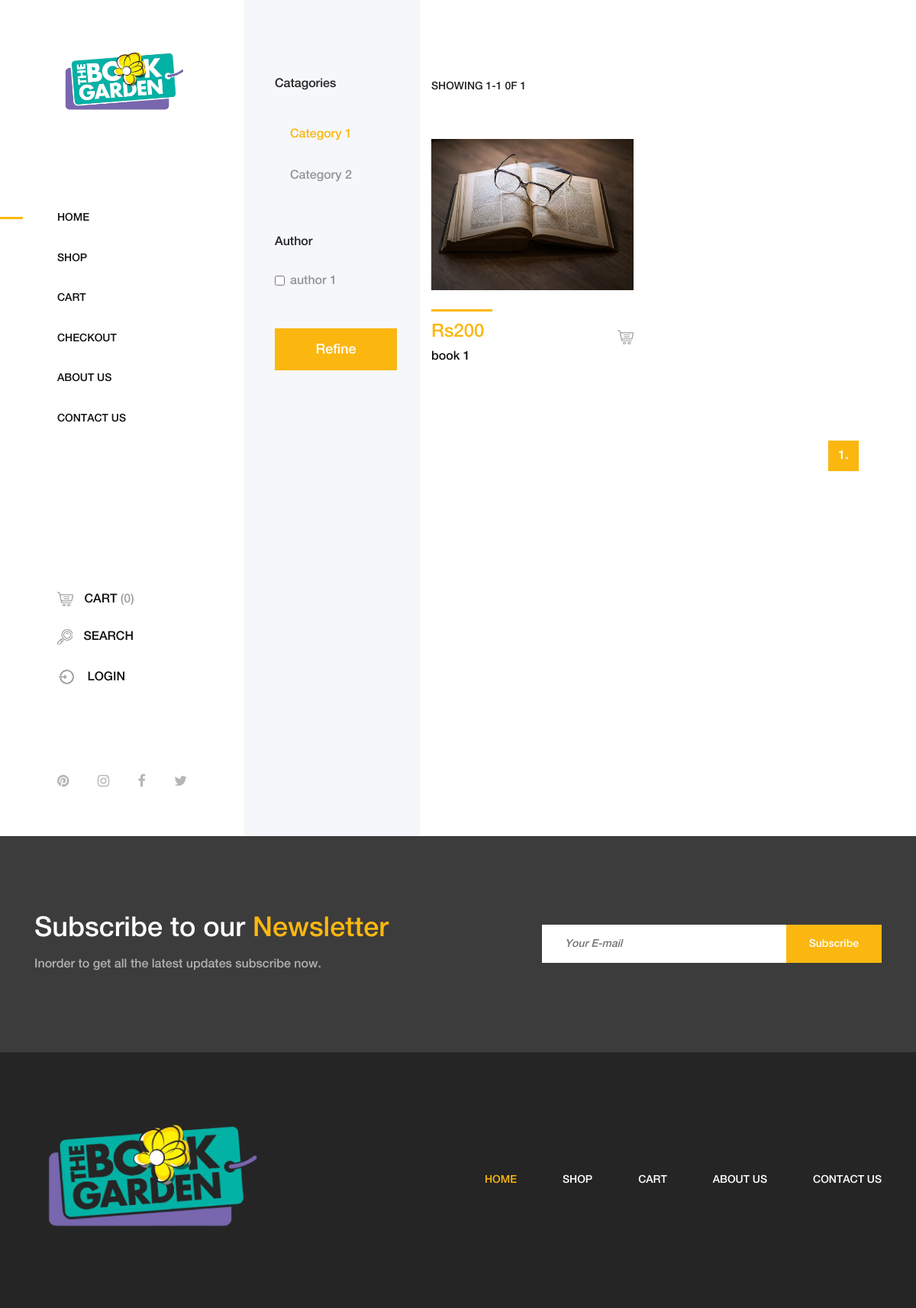
Screenshot of /products/ with the database file from the repository.
### product_app/models.py (models this page shows, shortened)
class BookCategory(models.Model):
    category_title=models.CharField(max_length=264,verbose_name="Category")
    class Meta:
        verbose_name="Category"
        verbose_name_plural="Categories"

class Author(models.Model):
    author_name=models.CharField(max_length=100)

class Book(models.Model):
    book_name=models.CharField(max_length=264,verbose_name="Book Name",blank=False)
    book_category=models.ManyToManyField(BookCategory,verbose_name=("Categories"))
    book_author=models.ForeignKey(Author,verbose_name=("Author Name"),on_delete=models.CASCADE,blank=False)
    book_price=models.PositiveIntegerField(verbose_name="Display Price")
    description=models.TextField()
    in_stock=models.BooleanField(default=False,verbose_name="Is Book in Stock?")
    def get_book_list_image(self):
        obj=self.bookimage_set.filter(is_default=True).values('image').first()
        if obj is None:
        	return obj
        return '/media/'+obj['image']
    def get_book_name_for_url(self):
        temp_book_name=self.book_name
        return temp_book_name.replace(' ','-')

### product_app/views.py (the view)
# urls.py: path('',BookListView.as_view(),name="product_list"),
class BookListView(ListView):
    template_name='shop.html'
    model=models.Book
    context_object_name='booklist'
    paginate_by=6
    def get_queryset(self):
        all_authors=None
        if 'all_authors' in self.request.GET:
            all_authors=self.request.GET.getlist('all_authors')
        if 'pk' in self.kwargs:
            if all_authors!=None:
                return self.model.objects.filter(book_category__id=self.kwargs.get('pk'),book_author__in=all_authors).order_by('-pk')
            else:
                return self.model.objects.filter(book_category__id=self.kwargs.get('pk')).order_by('-pk')
        else:
            try:
                pk_first=models.BookCategory.objects.all().first().pk
                if all_authors==None:
                    return self.model.objects.filter(book_category__id=pk_first).order_by('-pk')
                else:
                    return self.model.objects.filter(book_category__id=pk_first,book_author__in=all_authors).order_by('-pk')
            except:
                return None
    def get_context_data(self, **kwargs):
        context = super().get_context_data(**kwargs)
        context["categories"] = models.BookCategory.objects.all()
        if 'pk' in self.kwargs:
            try:
                context['category_pk'] = context["categories"].get(pk=self.kwargs.get('pk')).pk
            except:
                raise Http404()
        else:
            try:
                context['category_pk'] = context["categories"].first().pk
            except:
                context['category_pk']=0
        context['authors']=models.Author.objects.filter(book__book_category__id=context['category_pk']).distinct()
        context['min_price']=0
        context['max_price']=0
        flag=None
        for item in context['booklist']:
            if flag==None:
                context['min_price']=item.book_price
                context['max_price']=item.book_price
                flag=1
            if context['min_price']>item.book_price:
                context['min_price']=item.book_price
            if context['max_price']<item.book_price:
                context['max_price']=item.book_price
        return context

### product_app/templatetags/app_filters.py (called while the page is built)
@register.filter(name='starrange')
def booklistrange(review_obj):
    if review_obj.count()!=0:
        avg=0.0
        for obj in review_obj:
            avg+=int(obj.star_rating)
        average=round(avg/review_obj.count(),1)
        average_int=round(math.floor(average))
        return range(1,average_int+1)
    else:
        return ''

### product_app/templates/shop.html (shortened to what this page needs)
{% extends 'index.html' %}
{% load static %}
{% block links %}
<link rel="stylesheet" href="https://cdnjs.cloudflare.com/ajax/libs/toastr.js/latest/toastr.css" />
{% endblock %}
{% block body_block %}
{% load app_filters %}
        <div class="shop_sidebar_area">
            <div class="widget catagory mb-50">
                <h6 class="widget-title mb-30">Catagories</h6>
                <div class="catagories-menu">
                    <ul>
                        {% for category in categories %}
                        {% if category.pk == category_pk %}
                        <li class="active"><a href="{% url 'product_app:category_product_list' pk=category.pk %}">{{ category.category_title }}</a></li>
                        {% else %}
                        <li><a href="{% url 'product_app:category_product_list' pk=category.pk %}">{{ category.category_title }}</a></li>
                        {% endif %}
                        {% endfor %}
                    </ul>
                </div>
            </div>
            <form method="get">
            <div class="widget brands mb-50">
                <h6 class="widget-title mb-30">Author</h6>
                <div class="widget-desc">
                    {% for author in authors %}
                    <div class="form-check">
                        <input class="form-check-input" type="checkbox" name='all_authors' value="{{ author.pk }}" id="amado">
                        <label class="form-check-label" for="amado">{{ author.author_name }}</label>
                    </div>
                    {% endfor %}
                </div>
            </div>
            <div class="widget price mb-50">
                <div class="widget-desc">
                   <button type="submit" class="btn amado-btn btn-sm">Refine</button>
                </div>
            </div>
            </form>
        </div>
        <div class="amado_product_area section-padding-100">
            <div class="container-fluid">
                <div class="row">
                    <div class="col-12">
                        <div class="product-topbar d-xl-flex align-items-end justify-content-between">
                            <div class="total-products">
                                <p>Showing {{ page_obj.start_index }}-{{ page_obj.end_index }} 0f {{ page_obj.paginator.count }}</p>
                            </div>
                            </div>
                    </div>
                </div>
                <div class="row">
                    {% for book in booklist %}
                    <div class="col-12 col-sm-6 col-md-12 col-xl-6">
                        <div class="single-product-wrapper">
                            <div class="product-img">
                                <img  src="{{ book.get_book_list_image }}" alt="">
                            </div>
                            <div class="product-description d-flex align-items-center justify-content-between">
                                <div class="product-meta-data">
                                    <div class="line"></div>
                                    <p class="product-price">Rs{{ book.book_price }}</p>
                                    <a href="{% url 'product_app:single_book' pk=book.pk  bookname=book.get_book_name_for_url %}">
                                        <h6>{{ book.book_name }}</h6>
                                    </a>
                                </div>
                                <div class="ratings-cart text-right">
                                    {% if book.in_stock %}
                                    <div class="cart">
                                        <a href="#" class="anchor-cart" data-id="{{ book.pk }}" data-toggle="tooltip" data-placement="left" title="Add to Cart"><img src="{% static 'img/core-img/cart.png' %}" alt=""></a>
                                    </div>
                                    {% endif %}
                                </div>
                            </div>
                        </div>
                    </div>
                            {% endfor %}
                </div>
                <div class="row">
                    <div class="col-12">
                        <nav aria-label="navigation">
                            <ul class="pagination justify-content-end mt-50" id="pagination_li"  >
                            {% for num in page_obj.paginator.page_range %}
                                {% if num == page_obj.number  %}
                                <li class="page-item active"><a class="page-link" href="#">{{ num }}.</a></li>
                                {% elif num > page_obj.number|add:'-3' and num < page_obj.number|add:'3' %}
                                <li class="page-item"><a class="page-link" href="?page={{ num }}">{{ num }}.</a></li>
                                {% endif %}
                            {% endfor %}
                            </ul>
                        </nav>
                    </div>
                </div>
            </div>
        </div>
    </div>
{% endblock body_block %}

### templates/index.html (shortened to what this page needs)
<!DOCTYPE html>
{% load static %}
<html lang="en">
<head>
    <link rel="stylesheet" href="https://maxcdn.bootstrapcdn.com/bootstrap/4.0.0/css/bootstrap.min.css">
    <link rel="stylesheet" href="{% static 'css/core-style.css' %}">
    <link rel="stylesheet" href="{% static 'css/style.css' %}">
    <link rel="stylesheet" href="https://cdn.jsdelivr.net/npm/sweetalert2@10.12.5/dist/sweetalert2.min.css">
    {% block links %}{% endblock %}
</head>
<body>
    <div class="main-content-wrapper d-flex clearfix">
        <header class="header-area clearfix">
            <div class="logo">
                <a href="{% url 'index' %}"><img src="{% static 'img/core-img/booklogo.png' %}" alt=""></a>
            </div>
            <nav class="amado-nav">
                <ul>
                    <li class="active"><a href="{% url 'index' %}">Home</a></li>
                    <li><a href="{% url 'product_app:product_list' %}">Shop</a></li>
                    <li><a href="{% url 'cart-display' %}">Cart</a></li>
                    <li><a href="{% url 'order_app:checkout-order' %}">Checkout</a></li>
                    <li><a href="{% url 'about-us' %}">About Us</a></li>
                    <li><a href="{% url 'contact-us' %}">Contact Us</a></li>
                </ul>
            </nav>
            <div class="cart-fav-search mb-100">
                <a href="{% url 'cart-display' %}" class="cart-nav" id="navbar-cartcount" ><img src="{% static 'img/core-img/cart.png' %}" alt=""> Cart <span>(0)</span></a>
                <a href="#" class="search-nav"><img src="{% static 'img/core-img/search.png' %}" alt=""> Search</a>
                {% if user.is_authenticated %}
                 <a href="{% url 'customer_app:logout' %}" class="fav-nav"><img src="{% static 'img/core-img/logout.png' %}" alt=""> Logout</a>
                {% else %}
                <a href="{% url 'customer_app:login' %}" class="fav-nav"><img src="{% static 'img/core-img/login.png' %}" alt=""> Login</a>
                {% endif %}
            </div>
            <div class="social-info d-flex justify-content-between">
                <a href="#"><i class="fa fa-pinterest" aria-hidden="true"></i></a>
                <a href="#"><i class="fa fa-instagram" aria-hidden="true"></i></a>
                <a href="#"><i class="fa fa-facebook" aria-hidden="true"></i></a>
                <a href="#"><i class="fa fa-twitter" aria-hidden="true"></i></a>
            </div>
        </header>
        {% block body_block %}{% endblock %}
    {% block footer %}
    <section class="newsletter-area section-padding-100-0">
        <div class="container">
            <div class="row align-items-center">
                <div class="col-12 col-lg-6 col-xl-7">
                    <div class="newsletter-text mb-100">
                        <h2>Subscribe to our <span>Newsletter</span></h2>
                        <p>Inorder to get all the latest updates subscribe now.</p>
                    </div>
                </div>
                <div class="col-12 col-lg-6 col-xl-5">
                    <div class="newsletter-form mb-100">
                        <form action="#" method="post" id='subscribeform'>
                            <input type="email" name="email" class="nl-email" placeholder="Your E-mail" required>
                            <input type="submit" value="Subscribe">
                        </form>
                    </div>
                </div>
            </div>
        </div>
    </section>
    <footer class="footer_area clearfix">
        <div class="container">
            <div class="row align-items-center">
                <div class="col-12 col-lg-4">
                    <div class="single_widget_area">
                        <div class="footer-logo mr-50">
                            <a href="{% url 'index' %}"><img src="{% static 'img/core-img/footer-logo.png' %}" alt=""></a>
                        </div>
                    </div>
                </div>
                <div class="col-12 col-lg-8">
                    <div class="single_widget_area">
                        <div class="footer_menu">
                            <nav class="navbar navbar-expand-lg justify-content-end">
                                <div class="collapse navbar-collapse" id="footerNavContent">
                                    <ul class="navbar-nav ml-auto">
                                        <li class="nav-item active">
                                            <a class="nav-link" href="{% url 'index' %}">Home</a>
                                        </li>
                                        <li class="nav-item">
                                            <a class="nav-link" href="{% url 'product_app:product_list' %}">Shop</a>
                                        </li>
                                        <li class="nav-item">
                                            <a class="nav-link" href="{% url 'cart-display' %}">Cart</a>
                                        </li>
                                        <li class="nav-item">
                                            <a class="nav-link" href="{% url 'about-us' %}">About Us</a>
                                        </li>
                                        <li class="nav-item">
                                            <a class="nav-link" href="{% url 'contact-us' %}">Contact Us</a>
                                        </li>
                                    </ul>
                                </div>
                            </nav>
                        </div>
                    </div>
                </div>
            </div>
        </div>
    </footer>
    {% endblock %}
</body>
</html>

### rows the page displays
BookCategory: category_title "Category 1"
BookCategory: category_title "Category 2"
Author: author_name "author 1"
Book: book_price "200", book_name "book 1", in_stock True (drawn)

### other values shown
{{ page_obj.start_index }} "1"
{{ page_obj.end_index }} "1"
{{ page_obj.paginator.count }} "1"
{{ num }} "1"
